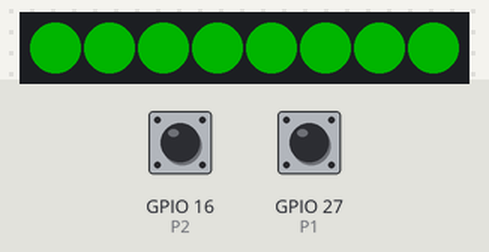
A sketch run on a simulated ESP32. On the bench: 8 RGB LEDs in strip order, left to right. The test bench sets the inputs (shaded band); at power-on: GPIO 16 (P2) HIGH, GPIO 27 (P1) HIGH. Dim RGB values are drawn brighter than linear.

Above: at 1.2 s.
1.3 s: GPIO 16 (P2) pulled LOW for 1 s
At 1.7 s:
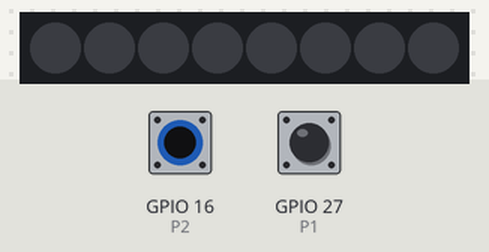
3.8 s: GPIO 27 (P1) pulled LOW for 0.15 s
At 4.7 s:
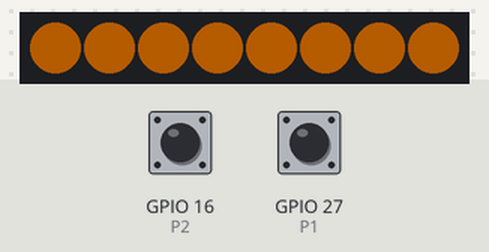
At 6.3 s:
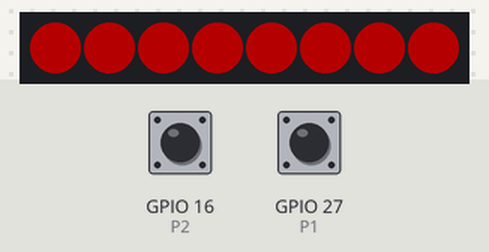
Timing chart, 0 to 12.5 s (numbered marks = the images above; inputs shaded):
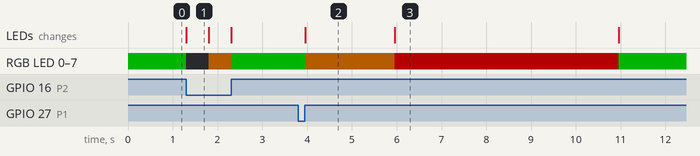

The sketch:

NP01_Semaforo.ino
```cpp
#include <Adafruit_NeoPixel.h>

#define NUMPIXELS 8
#define PIN 26
#define P1 27
#define P2 16

Adafruit_NeoPixel tira = Adafruit_NeoPixel(NUMPIXELS, PIN, NEO_GRB + NEO_KHZ800);

bool p1pressed = false;
unsigned long tinicio = 0;

void color(String _color)
{
  if(_color == "rojo")
  {
    for(int i = 0; i < 8; i++)
    {
      tira.setPixelColor(i, tira.Color(255, 0, 0));
      tira.show();
    }
  }

  if(_color == "verde")
  {
    for(int i = 0; i < 8; i++)
    {
      tira.setPixelColor(i, tira.Color(0, 255, 0));
      tira.show();
    }
  }

  if(_color == "naranja")
  {
    for(int i = 0; i < 8; i++)
    {
      tira.setPixelColor(i, tira.Color(255, 128, 0));
      tira.show();
    }
  }

  if(_color == "off")
  {
    for(int i = 0; i < 8; i++)
    {
      tira.setPixelColor(i, tira.Color(0, 0, 0));
      tira.show();
    }
  }
}

void setup()
{
  tira.begin();
  tira.setBrightness(64);
  tira.clear();

  pinMode(P1, INPUT_PULLUP);
  pinMode(P2, INPUT_PULLUP);
}


void loop()
{
  if(!digitalRead(P1)) p1pressed = true;

  while(!digitalRead(P2))
  {
    if(tinicio == 0)
    {
      tinicio = millis();
    }

    auto transcurrido = millis() - tinicio;

    if(transcurrido <= 500)
    {
      color("off");
    }
    else if(transcurrido <= 1000)
    {
      color("naranja");
    }
    else if(transcurrido > 1000)
    {
      tinicio = 0;
    }
  }

  if(digitalRead(P1) && p1pressed)
  {
    p1pressed = false;
    color("naranja");
    delay(2000);
    color("rojo");
    delay(5000);
  }

  color("verde");
}
```

Measured:
- after the input at 1.3 s, RGB LED 0–7: RGB(0, 64, 0) → off at once, → RGB(64, 32, 0) 0.50 s later, → RGB(0, 64, 0) 0.50 s later; the LEDs: change at once (image 1)
- after the input at 3.8 s, RGB LED 0–7: RGB(0, 64, 0) → RGB(64, 32, 0) after 0.15 s, → RGB(64, 0, 0) 2.0 s later, → RGB(0, 64, 0) 5.0 s later; the LEDs: change after 0.15 s (image 2)
- what the display in image 1 shows lasts 0.5 s, from 1.3 s to 1.8 s
- what the display in image 2 shows lasts 2.0 s, from 4.0 s to 6.0 s
